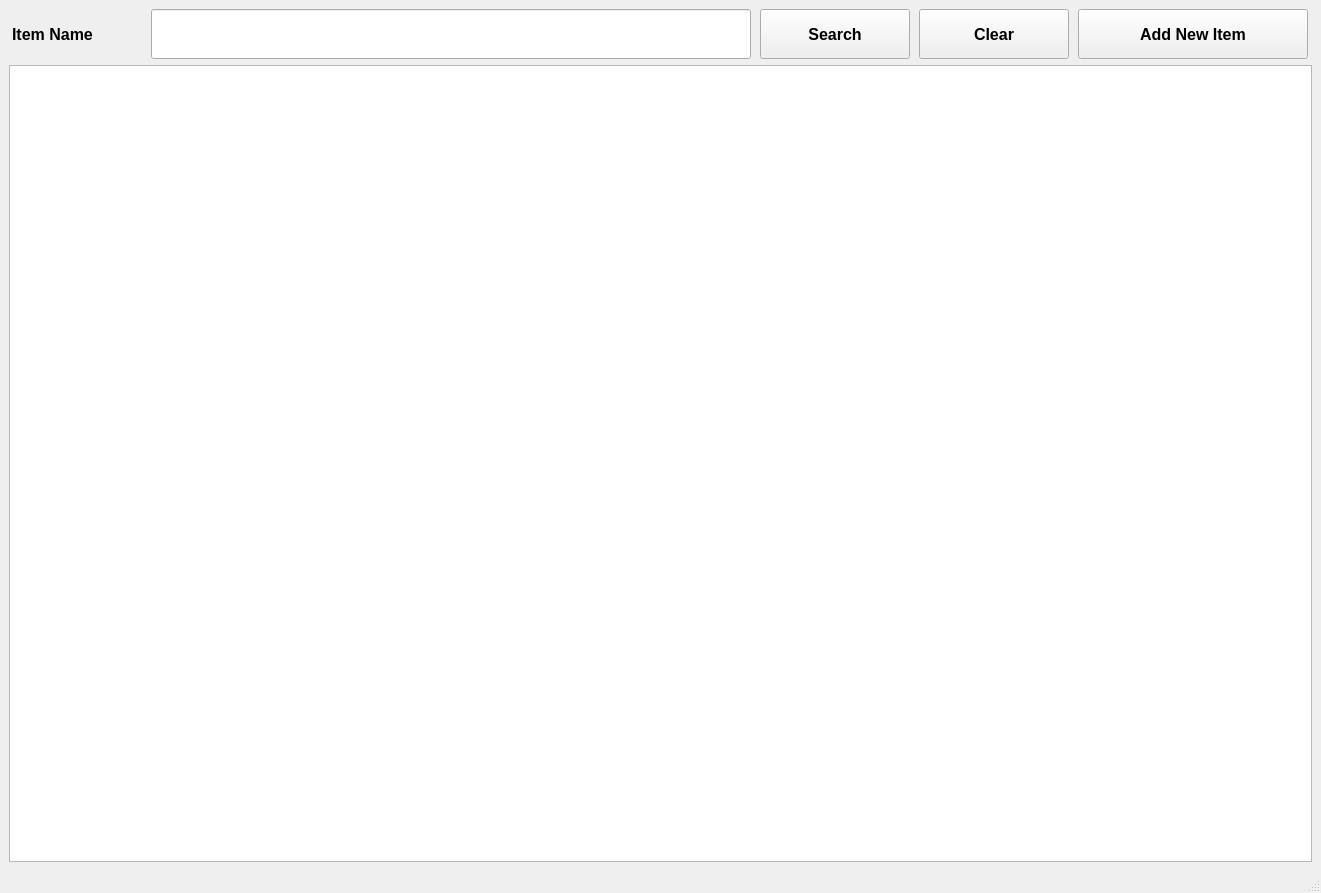
<?xml version="1.0" encoding="UTF-8"?>
<ui version="4.0">
 <class>itemListView</class>
 <widget class="QMainWindow" name="itemListView">
  <property name="geometry">
   <rect>
    <x>0</x>
    <y>0</y>
    <width>1321</width>
    <height>893</height>
   </rect>
  </property>
  <property name="windowTitle">
   <string>Items</string>
  </property>
  <widget class="QWidget" name="centralwidget">
   <layout class="QVBoxLayout" name="verticalLayout">
    <item>
     <layout class="QHBoxLayout" name="search_hbox" stretch="0,0,0,0,0">
      <property name="spacing">
       <number>6</number>
      </property>
      <property name="sizeConstraint">
       <enum>QLayout::SetNoConstraint</enum>
      </property>
      <item>
       <widget class="QLabel" name="item_name_label">
        <property name="minimumSize">
         <size>
          <width>130</width>
          <height>50</height>
         </size>
        </property>
        <property name="maximumSize">
         <size>
          <width>130</width>
          <height>50</height>
         </size>
        </property>
        <property name="font">
         <font>
          <pointsize>12</pointsize>
          <weight>75</weight>
          <bold>true</bold>
         </font>
        </property>
        <property name="text">
         <string>Item Name</string>
        </property>
       </widget>
      </item>
      <item>
       <widget class="QLineEdit" name="item_name_line_edit">
        <property name="sizePolicy">
         <sizepolicy hsizetype="Preferred" vsizetype="Preferred">
          <horstretch>0</horstretch>
          <verstretch>0</verstretch>
         </sizepolicy>
        </property>
        <property name="minimumSize">
         <size>
          <width>600</width>
          <height>50</height>
         </size>
        </property>
        <property name="maximumSize">
         <size>
          <width>600</width>
          <height>50</height>
         </size>
        </property>
        <property name="font">
         <font>
          <pointsize>12</pointsize>
         </font>
        </property>
       </widget>
      </item>
      <item>
       <widget class="QPushButton" name="search_btn">
        <property name="sizePolicy">
         <sizepolicy hsizetype="Preferred" vsizetype="Preferred">
          <horstretch>0</horstretch>
          <verstretch>0</verstretch>
         </sizepolicy>
        </property>
        <property name="minimumSize">
         <size>
          <width>150</width>
          <height>50</height>
         </size>
        </property>
        <property name="maximumSize">
         <size>
          <width>150</width>
          <height>50</height>
         </size>
        </property>
        <property name="font">
         <font>
          <pointsize>12</pointsize>
          <weight>75</weight>
          <bold>true</bold>
         </font>
        </property>
        <property name="text">
         <string>Search</string>
        </property>
       </widget>
      </item>
      <item>
       <widget class="QPushButton" name="clear_btn">
        <property name="minimumSize">
         <size>
          <width>150</width>
          <height>50</height>
         </size>
        </property>
        <property name="maximumSize">
         <size>
          <width>150</width>
          <height>50</height>
         </size>
        </property>
        <property name="font">
         <font>
          <pointsize>12</pointsize>
          <weight>75</weight>
          <bold>true</bold>
         </font>
        </property>
        <property name="text">
         <string>Clear</string>
        </property>
       </widget>
      </item>
      <item>
       <widget class="QPushButton" name="add_new_item_btn">
        <property name="sizePolicy">
         <sizepolicy hsizetype="Preferred" vsizetype="Preferred">
          <horstretch>0</horstretch>
          <verstretch>0</verstretch>
         </sizepolicy>
        </property>
        <property name="minimumSize">
         <size>
          <width>230</width>
          <height>50</height>
         </size>
        </property>
        <property name="maximumSize">
         <size>
          <width>230</width>
          <height>50</height>
         </size>
        </property>
        <property name="font">
         <font>
          <pointsize>12</pointsize>
          <weight>75</weight>
          <bold>true</bold>
         </font>
        </property>
        <property name="layoutDirection">
         <enum>Qt::RightToLeft</enum>
        </property>
        <property name="text">
         <string>Add New Item</string>
        </property>
       </widget>
      </item>
     </layout>
    </item>
    <item>
     <widget class="QTableView" name="items_table_view">
      <attribute name="horizontalHeaderMinimumSectionSize">
       <number>80</number>
      </attribute>
      <attribute name="horizontalHeaderDefaultSectionSize">
       <number>120</number>
      </attribute>
      <attribute name="horizontalHeaderStretchLastSection">
       <bool>true</bool>
      </attribute>
     </widget>
    </item>
   </layout>
  </widget>
  <widget class="QMenuBar" name="menubar">
   <property name="geometry">
    <rect>
     <x>0</x>
     <y>0</y>
     <width>1321</width>
     <height>26</height>
    </rect>
   </property>
  </widget>
  <widget class="QStatusBar" name="statusbar"/>
 </widget>
 <resources/>
 <connections/>
</ui>
